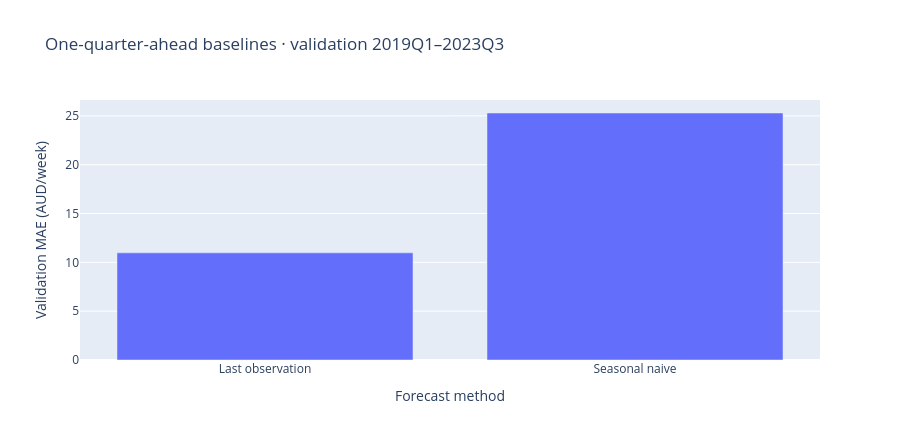

Notebook source saved alongside this figure:
### Markdown cell above
## 8. Chart 1 — Overall validation error

Lower bars mean smaller average absolute errors across the 589 LGA-quarter targets for that method. The hover also shows RMSE and signed error. This is a benchmark result on the stated validation interval, not a final-test result or accuracy guarantee.

### Code cell
figures = {}
figures["01_validation_mae.html"] = px.bar(
    overall_metrics.assign(method=overall_metrics.model.map(MODEL_LABELS)), x="method", y="mae_aud_week",
    hover_data={"n_forecasts": True, "rmse_aud_week": ":.2f", "mean_signed_error_aud_week": ":.2f"},
    labels={"method": "Forecast method", "mae_aud_week": "Validation MAE (AUD/week)"},
    title="One-quarter-ahead baselines · validation 2019Q1–2023Q3",
)
figures["01_validation_mae.html"].update_layout(height=440)
figures["01_validation_mae.html"].show()

### Figure 1 — Plotly figure (JSON) as saved in the notebook; plotly's stock layout.template omitted (floating-point values rounded to 4 significant figures)
{"data": [{"customdata": [[589.0, 16.23, -4.358], [589.0, 38.95, -13.09]], "hovertemplate": "Forecast method=%{x}<br>Validation MAE (AUD/week)=%{y}<br>n_forecasts=%{customdata[0]}<br>rmse_aud_week=%{customdata[1]:.2f}<br>mean_signed_error_aud_week=%{customdata[2]:.2f}<extra></extra>", "legendgroup": "", "marker": {"color": "#636efa", "pattern": {"shape": ""}}, "name": "", "orientation": "v", "showlegend": false, "textposition": "auto", "type": "bar", "x": ["Last observation", "Seasonal naive"], "xaxis": "x", "y": [10.97, 25.29], "yaxis": "y"}], "layout": {"barmode": "relative", "height": 440, "legend": {"tracegroupgap": 0}, "title": {"text": "One-quarter-ahead baselines · validation 2019Q1–2023Q3"}, "xaxis": {"anchor": "y", "domain": [0, 1], "title": {"text": "Forecast method"}}, "yaxis": {"anchor": "x", "domain": [0, 1], "title": {"text": "Validation MAE (AUD/week)"}}}}
